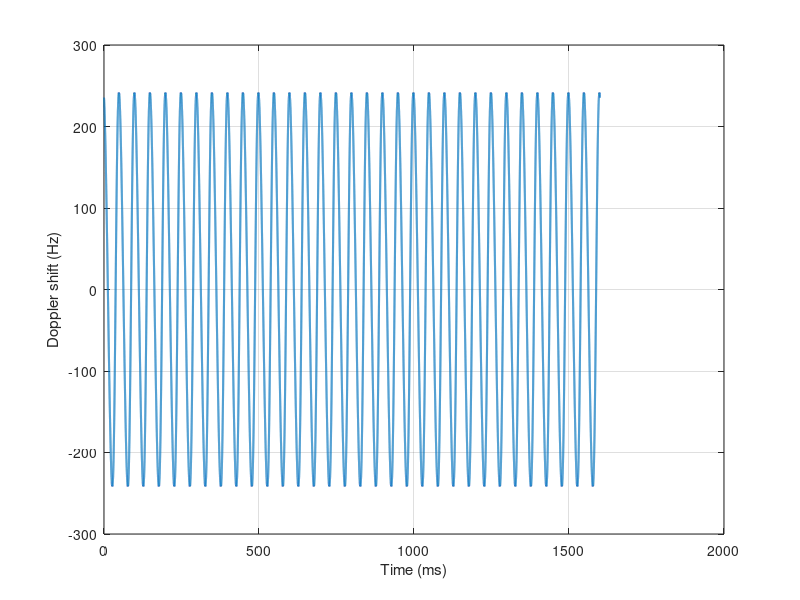

MATLAB code to generate this figure: (Note: this script raises an error after producing the figure.)
% Radius in meters
r = 0.25;

% Distance to fan 
d = 0.4;

% Get wavelength
fc = 2.4e9;
c = 3e8;
lambda = c/fc;

% Define rotation in rpm
w = 1200;

% Convert to rad/s
w = w*(2*pi)/60;

% Radial distance as a function of time
dist = @(t) sqrt(r^2*cos(w*t).^2 + (r*sin(w*t) + r).^2 + d^2);

% Create time vector over multiple cycles of movement
num_cylces = 32;
dt = 1e-5;
t = 0:dt:num_cylces*(2*pi/w);

% Compute the doppler shifts as a function of time
fd = zeros(1,length(t));
for i = 1:length(t)
    dr = (dist(t(i)+dt) - dist(t(i)))/dt;
    fd(i) = 2*dr/lambda;
end

% Plot the doppler shift against time
figure(1); clf;
plot(t*1e3, fd, 'LineWidth', 1.5);
grid on;
xlabel('Time (ms)')
ylabel('Doppler shift (Hz)')

% Compute a frequency axis for plotting
fs = 1/dt;
faxis = fs*(0:(length(t)-1))/(length(t));
faxis = faxis - fs*(faxis >= fs/2);
faxis = fftshift(faxis);

% Determine the phase of the resulting waveform
phi = filter(1,[1 -1],2*pi*fd.*dt);

% Plot the spectrum of the return
figure(2); clf;
plot(faxis/1e3,db(fftshift(fft(exp(1i*phi)))), 'LineWidth', 1.5)
grid on;
xlabel('Frequency (kHz)')
ylabel('Magnitude (dB)')
